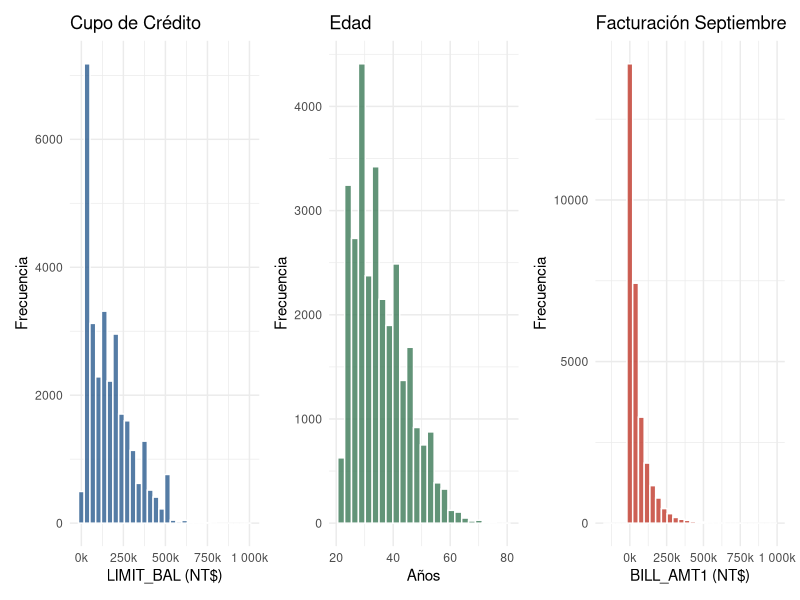
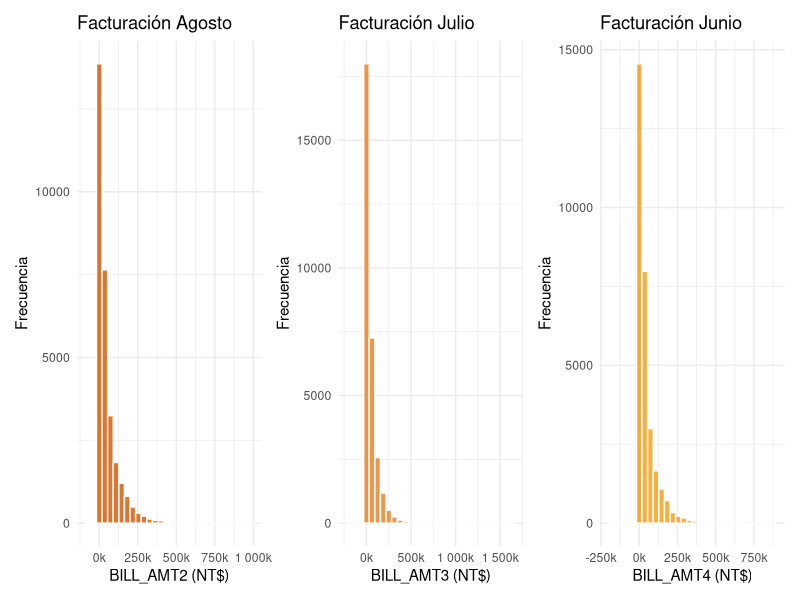
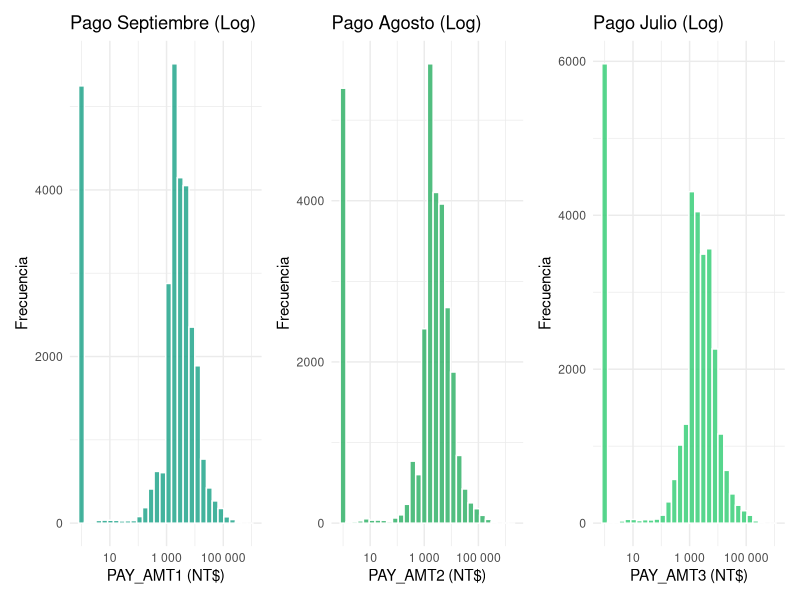
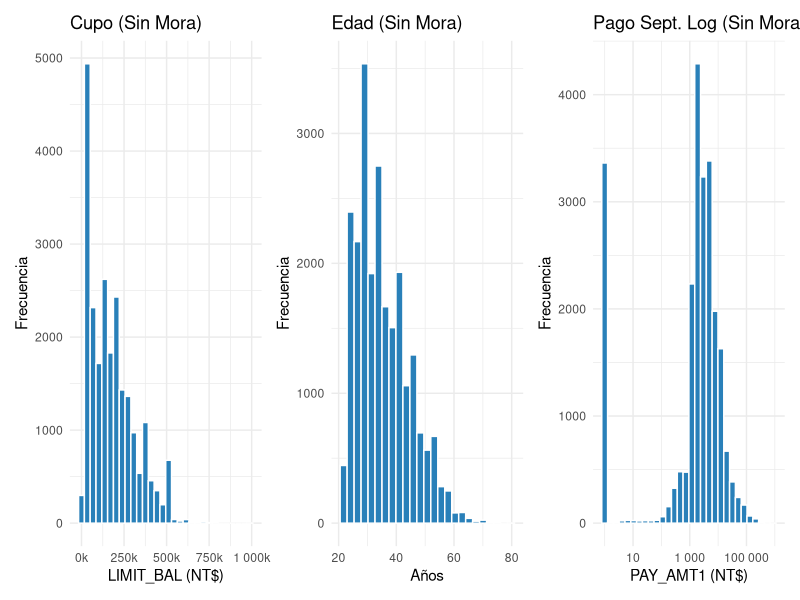
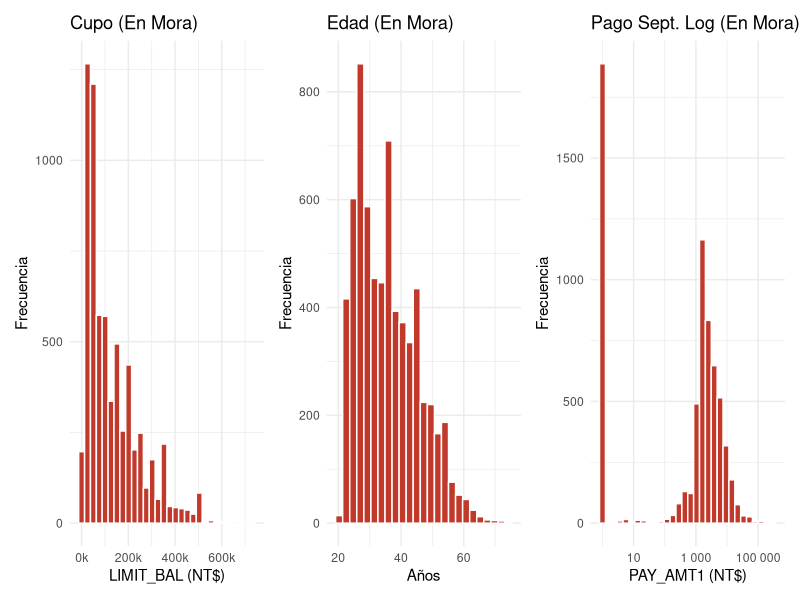
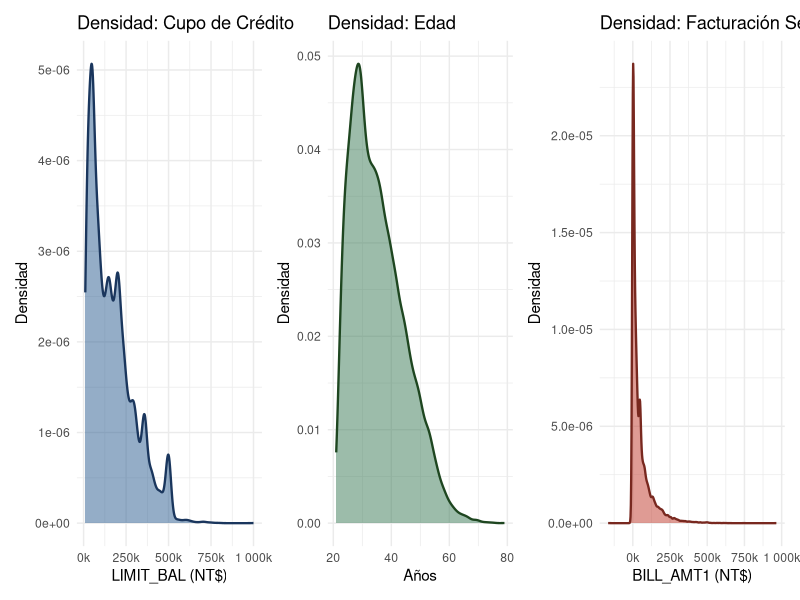
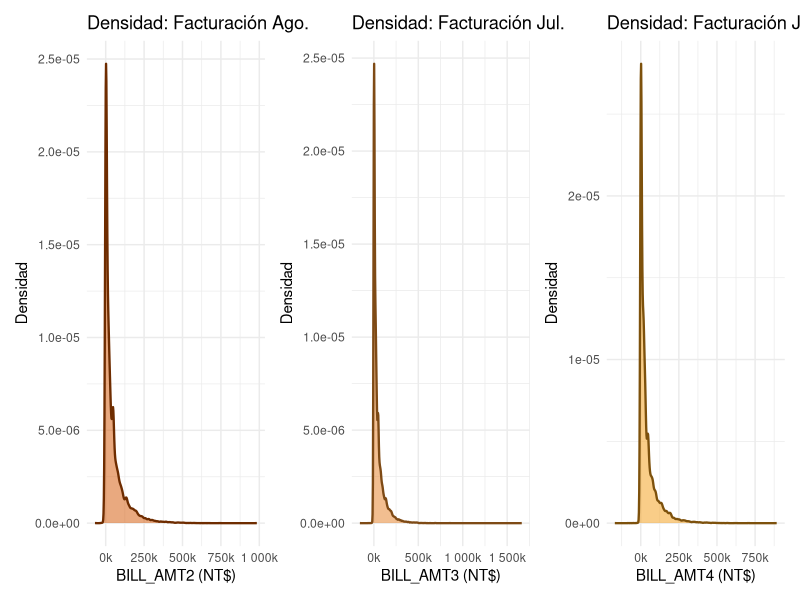
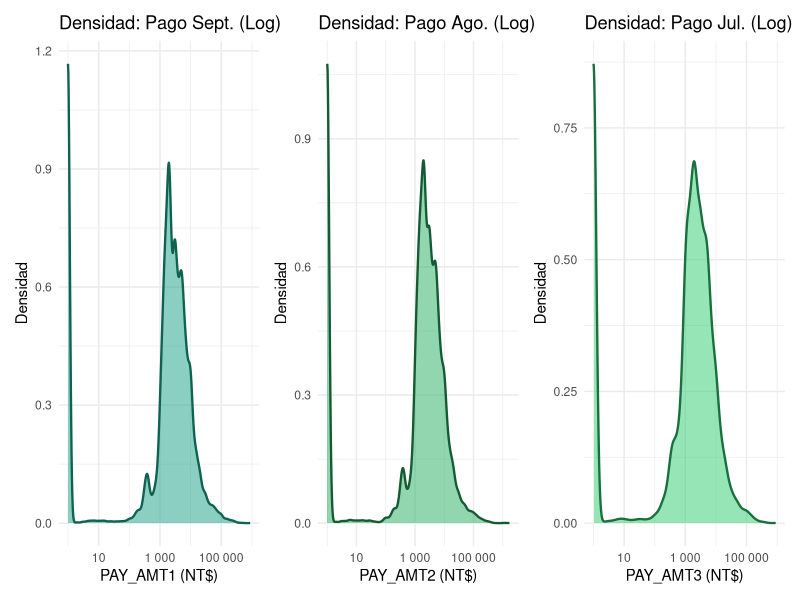

Source code (R) for these figures, in order:
## ---- chunk 1
knitr::opts_chunk$set(
  echo = TRUE,
  warning = FALSE,
  message = FALSE,
  fig.width = 11,
  fig.height = 4,
  fig.align = "center"
)

paquetes <- c("readr", "ggplot2", "patchwork", "scales", "dplyr", "here")

paquetes_faltantes <- paquetes[
  !paquetes %in% rownames(installed.packages())
]

if (length(paquetes_faltantes) > 0) {
  install.packages(paquetes_faltantes)
}

# Cargar todas las librerías
invisible(lapply(paquetes, library, character.only = TRUE))

df <- read.csv(here("DATASET", "datos_credit.csv"))

# Aseguramos que la variable objetivo sea un factor para las agrupaciones
# 0 = Cliente al día / Sin incumplimiento, 1 = Cliente en mora / Incumplimiento
if("default.payment.next.month" %in% names(df)){
  df$default.payment.next.month <- as.factor(df$default.payment.next.month)
}

glimpse(df)

## ---- chunk 2

p1 <- ggplot(df, aes(x = LIMIT_BAL)) +
  geom_histogram(bins = 30, fill = "#2b5c8f", color = "white", alpha = 0.8) +
  scale_x_continuous(labels = label_number(scale = 1e-3, suffix = "k")) +
  labs(title = "Cupo de Crédito", x = "LIMIT_BAL (NT$)", y = "Frecuencia") +
  theme_minimal()

p2 <- ggplot(df, aes(x = AGE)) +
  geom_histogram(bins = 25, fill = "#3b7a57", color = "white", alpha = 0.8) +
  labs(title = "Edad", x = "Años", y = "Frecuencia") +
  theme_minimal()

p3 <- ggplot(df, aes(x = BILL_AMT1)) +
  geom_histogram(bins = 30, fill = "#c0392b", color = "white", alpha = 0.8) +
  scale_x_continuous(labels = label_number(scale = 1e-3, suffix = "k")) +
  labs(title = "Facturación Septiembre", x = "BILL_AMT1 (NT$)", y = "Frecuencia") +
  theme_minimal()

# Visualización en bloque de 3
p1 + p2 + p3

## ---- chunk 3
p4 <- ggplot(df, aes(x = BILL_AMT2)) +
  geom_histogram(bins = 30, fill = "#d35400", color = "white", alpha = 0.8) +
  scale_x_continuous(labels = label_number(scale = 1e-3, suffix = "k")) +
  labs(title = "Facturación Agosto", x = "BILL_AMT2 (NT$)", y = "Frecuencia") +
  theme_minimal()

p5 <- ggplot(df, aes(x = BILL_AMT3)) +
  geom_histogram(bins = 30, fill = "#e67e22", color = "white", alpha = 0.8) +
  scale_x_continuous(labels = label_number(scale = 1e-3, suffix = "k")) +
  labs(title = "Facturación Julio", x = "BILL_AMT3 (NT$)", y = "Frecuencia") +
  theme_minimal()

p6 <- ggplot(df, aes(x = BILL_AMT4)) +
  geom_histogram(bins = 30, fill = "#f39c12", color = "white", alpha = 0.8) +
  scale_x_continuous(labels = label_number(scale = 1e-3, suffix = "k")) +
  labs(title = "Facturación Junio", x = "BILL_AMT4 (NT$)", y = "Frecuencia") +
  theme_minimal()

p4 + p5 + p6

## ---- chunk 4
p7 <- ggplot(df, aes(x = PAY_AMT1 + 1)) +
  geom_histogram(bins = 30, fill = "#16a085", color = "white", alpha = 0.8) +
  scale_x_log10(labels = label_number()) +
  labs(title = "Pago Septiembre (Log)", x = "PAY_AMT1 (NT$)", y = "Frecuencia") +
  theme_minimal()

p8 <- ggplot(df, aes(x = PAY_AMT2 + 1)) +
  geom_histogram(bins = 30, fill = "#27ae60", color = "white", alpha = 0.8) +
  scale_x_log10(labels = label_number()) +
  labs(title = "Pago Agosto (Log)", x = "PAY_AMT2 (NT$)", y = "Frecuencia") +
  theme_minimal()

p9 <- ggplot(df, aes(x = PAY_AMT3 + 1)) +
  geom_histogram(bins = 30, fill = "#2ecc71", color = "white", alpha = 0.8) +
  scale_x_log10(labels = label_number()) +
  labs(title = "Pago Julio (Log)", x = "PAY_AMT3 (NT$)", y = "Frecuencia") +
  theme_minimal()

p7 + p8 + p9
## ---- chunk 5
# Dividimos el dataframe en dos subconjuntos simples
df_no_mora <- subset(df, default.payment.next.month == 0)
df_mora    <- subset(df, default.payment.next.month == 1)
## ---- chunk 6
h1_no <- ggplot(df_no_mora, aes(x = LIMIT_BAL)) +
  geom_histogram(bins = 30, fill = "#2980b9", color = "white") +
  scale_x_continuous(labels = label_number(scale = 1e-3, suffix = "k")) +
  labs(title = "Cupo (Sin Mora)", x = "LIMIT_BAL (NT$)", y = "Frecuencia") +
  theme_minimal()

h2_no <- ggplot(df_no_mora, aes(x = AGE)) +
  geom_histogram(bins = 25, fill = "#2980b9", color = "white") +
  labs(title = "Edad (Sin Mora)", x = "Años", y = "Frecuencia") +
  theme_minimal()

h3_no <- ggplot(df_no_mora, aes(x = PAY_AMT1 + 1)) +
  geom_histogram(bins = 30, fill = "#2980b9", color = "white") +
  scale_x_log10(labels = label_number()) +
  labs(title = "Pago Sept. Log (Sin Mora)", x = "PAY_AMT1 (NT$)", y = "Frecuencia") +
  theme_minimal()

# Mostrar bloque de 3
h1_no + h2_no + h3_no
## ---- chunk 7
h1_si <- ggplot(df_mora, aes(x = LIMIT_BAL)) +
  geom_histogram(bins = 30, fill = "#c0392b", color = "white") +
  scale_x_continuous(labels = label_number(scale = 1e-3, suffix = "k")) +
  labs(title = "Cupo (En Mora)", x = "LIMIT_BAL (NT$)", y = "Frecuencia") +
  theme_minimal()

h2_si <- ggplot(df_mora, aes(x = AGE)) +
  geom_histogram(bins = 25, fill = "#c0392b", color = "white") +
  labs(title = "Edad (En Mora)", x = "Años", y = "Frecuencia") +
  theme_minimal()

h3_si <- ggplot(df_mora, aes(x = PAY_AMT1 + 1)) +
  geom_histogram(bins = 30, fill = "#c0392b", color = "white") +
  scale_x_log10(labels = label_number()) +
  labs(title = "Pago Sept. Log (En Mora)", x = "PAY_AMT1 (NT$)", y = "Frecuencia") +
  theme_minimal()

# Mostrar bloque de 3
h1_si + h2_si + h3_si
## ---- chunk 8

k1 <- ggplot(df, aes(x = LIMIT_BAL)) +
  geom_density(fill = "#2b5c8f", color = "#1a365d", alpha = 0.5, linewidth = 0.8) +
  scale_x_continuous(labels = label_number(scale = 1e-3, suffix = "k")) +
  labs(title = "Densidad: Cupo de Crédito", x = "LIMIT_BAL (NT$)", y = "Densidad") +
  theme_minimal()

k2 <- ggplot(df, aes(x = AGE)) +
  geom_density(fill = "#3b7a57", color = "#1e4620", alpha = 0.5, linewidth = 0.8) +
  labs(title = "Densidad: Edad", x = "Años", y = "Densidad") +
  theme_minimal()

k3 <- ggplot(df, aes(x = BILL_AMT1)) +
  geom_density(fill = "#c0392b", color = "#78281f", alpha = 0.5, linewidth = 0.8) +
  scale_x_continuous(labels = label_number(scale = 1e-3, suffix = "k")) +
  labs(title = "Densidad: Facturación Sept.", x = "BILL_AMT1 (NT$)", y = "Densidad") +
  theme_minimal()

k1 + k2 + k3
## ---- chunk 9
k4 <- ggplot(df, aes(x = BILL_AMT2)) +
  geom_density(fill = "#d35400", color = "#6e2c00", alpha = 0.5, linewidth = 0.8) +
  scale_x_continuous(labels = label_number(scale = 1e-3, suffix = "k")) +
  labs(title = "Densidad: Facturación Ago.", x = "BILL_AMT2 (NT$)", y = "Densidad") +
  theme_minimal()

k5 <- ggplot(df, aes(x = BILL_AMT3)) +
  geom_density(fill = "#e67e22", color = "#7e4a15", alpha = 0.5, linewidth = 0.8) +
  scale_x_continuous(labels = label_number(scale = 1e-3, suffix = "k")) +
  labs(title = "Densidad: Facturación Jul.", x = "BILL_AMT3 (NT$)", y = "Densidad") +
  theme_minimal()

k6 <- ggplot(df, aes(x = BILL_AMT4)) +
  geom_density(fill = "#f39c12", color = "#7d510c", alpha = 0.5, linewidth = 0.8) +
  scale_x_continuous(labels = label_number(scale = 1e-3, suffix = "k")) +
  labs(title = "Densidad: Facturación Jun.", x = "BILL_AMT4 (NT$)", y = "Densidad") +
  theme_minimal()

k4 + k5 + k6
## ---- chunk 10
k7 <- ggplot(df, aes(x = PAY_AMT1 + 1)) +
  geom_density(fill = "#16a085", color = "#0e6251", alpha = 0.5, linewidth = 0.8) +
  scale_x_log10(labels = label_number()) +
  labs(title = "Densidad: Pago Sept. (Log)", x = "PAY_AMT1 (NT$)", y = "Densidad") +
  theme_minimal()

k8 <- ggplot(df, aes(x = PAY_AMT2 + 1)) +
  geom_density(fill = "#27ae60", color = "#145a32", alpha = 0.5, linewidth = 0.8) +
  scale_x_log10(labels = label_number()) +
  labs(title = "Densidad: Pago Ago. (Log)", x = "PAY_AMT2 (NT$)", y = "Densidad") +
  theme_minimal()

k9 <- ggplot(df, aes(x = PAY_AMT3 + 1)) +
  geom_density(fill = "#2ecc71", color = "#196f3d", alpha = 0.5, linewidth = 0.8) +
  scale_x_log10(labels = label_number()) +
  labs(title = "Densidad: Pago Jul. (Log)", x = "PAY_AMT3 (NT$)", y = "Densidad") +
  theme_minimal()

k7 + k8 + k9
